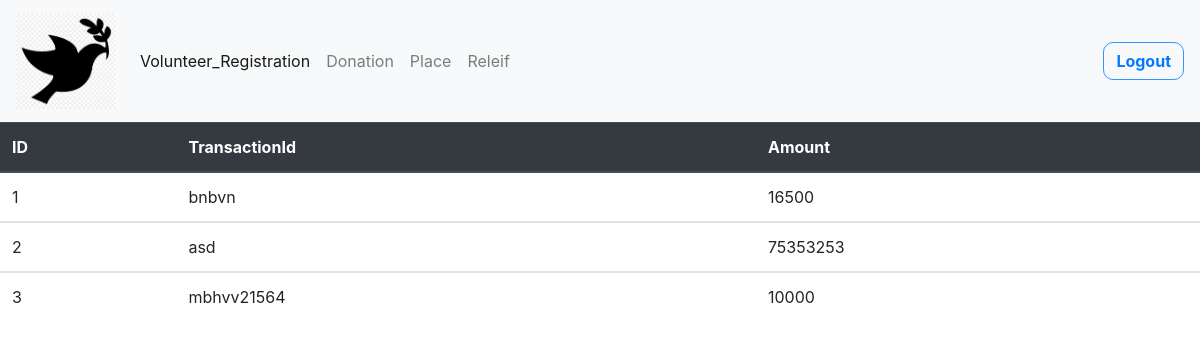
The app's page /donation.php with its own data.
### tables this page shows
CREATE TABLE `donate` (
  `id` int(255) NOT NULL,
  `tran` varchar(11) NOT NULL,
  `amount` varchar(255) NOT NULL
);

### donation.php (the view, shortened to what this page needs)
<?php
require_once("includes/header.php");
$con = mysqli_connect('sql101.epizy.com','epiz_26809877','bFmtgbcLVR','epiz_26809877_milestone3');
?>
<nav class="navbar navbar-expand-lg navbar-light bg-light">
  <a class="navbar-brand" href="#">
<img src="img/bird.png"style="width:100px;height:96px;">
</a>
  <div class="collapse navbar-collapse" id="navbarSupportedContent">
    <ul class="navbar-nav mr-auto">
      <li class="nav-item active">
        <a class="nav-link" href="vr.php">Volunteer_Registration <span class="sr-only">(current)</span></a>
      </li>
        <li class="nav-item">
        <a class="nav-link" href="donation.php">Donation</a>
      </li>
      <li class="nav-item">
        <a href="pl.php" class="nav-link">Place</a></li>
      <li class="nav-item">
        <a class="nav-link" href="rel.php">Releif</a>
      </li>
    </ul>
    <form class="form-inline my-2 my-lg-0">
      <button class="btn btn-outline-success my-4 my-sm-2" type="submit"><a href="index.php">Logout</a></button>
    </form>
  </div>
</nav>
<?php
$query="SELECT * FROM donate";
$connect=mysqli_query($con,$query);
$count=mysqli_num_rows($connect);
if($count>0){
?>
<table class="table">
  <thead class="thead-dark">
    <tr>
      <th scope="col">ID</th>
      <th scope="col">TransactionId</th>
      <th scope="col">Amount</th>
    </tr>
  </thead>
<?php
  while ($row=mysqli_fetch_assoc($connect)) {
    $id=$row['id'];
    $tran=$row['tran'];
    $amount=$row['amount'];
?>
<tbody>
    <tr>
      <td><?php echo $id?></th>
      <td><?php echo $tran?></td>
      <td><?php echo $amount?></td>
    </tr>
  </tbody>
<?php
  }
  ?>
</table>
  <?php
}
?>

### css/style.css (style rules this page uses)
.btn { color: #3693ff; text-decoration: none; display: inline-block; border: 0.2px solid #3693ff; border-radius: 10px; font-weight: bold; }

### records on screen
donate: id "1", tran "bnbvn", amount "16500"
donate: id "2", tran "asd", amount "75353253"
donate: id "3", tran "mbhvv21564", amount "10000"
